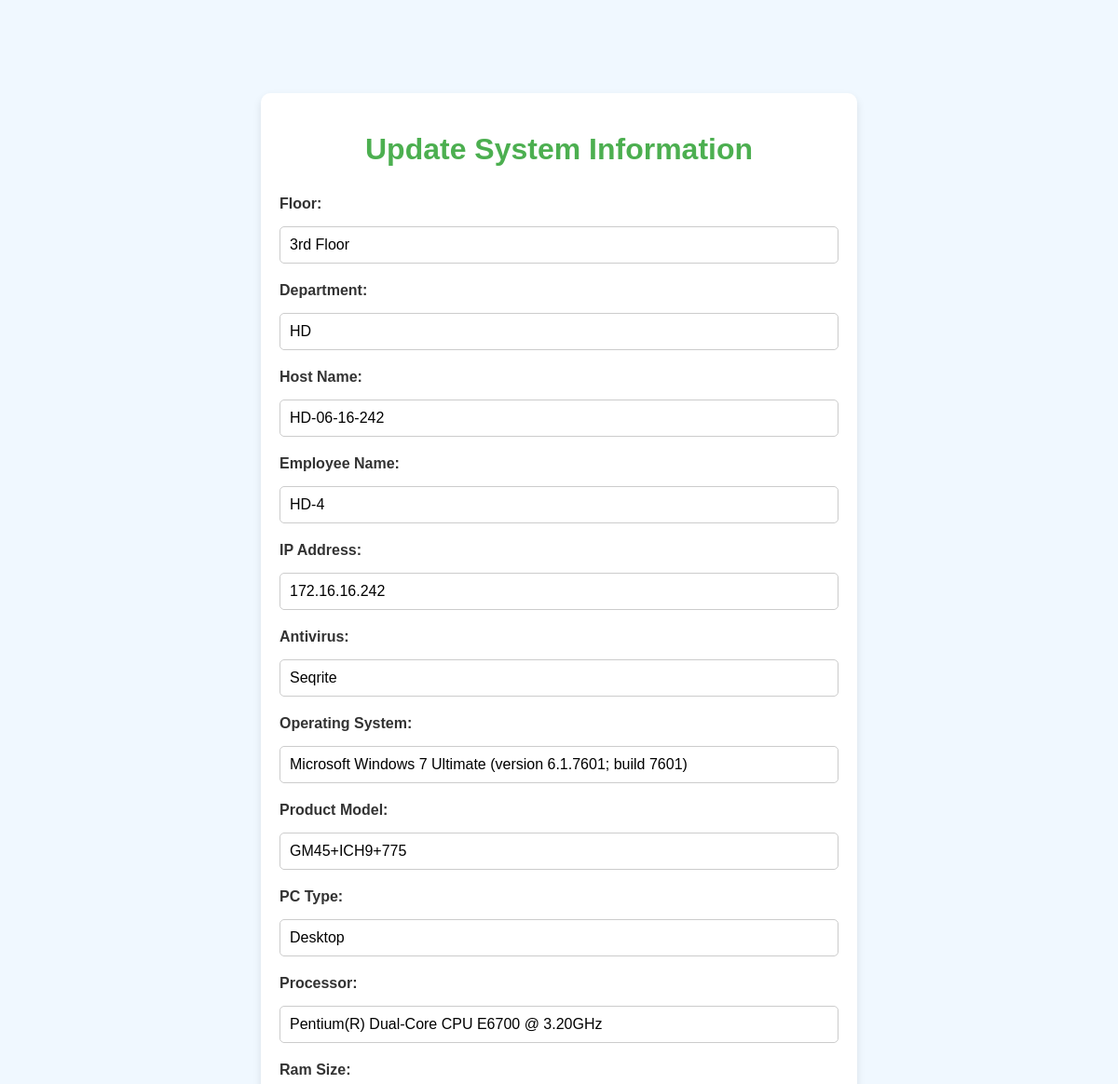
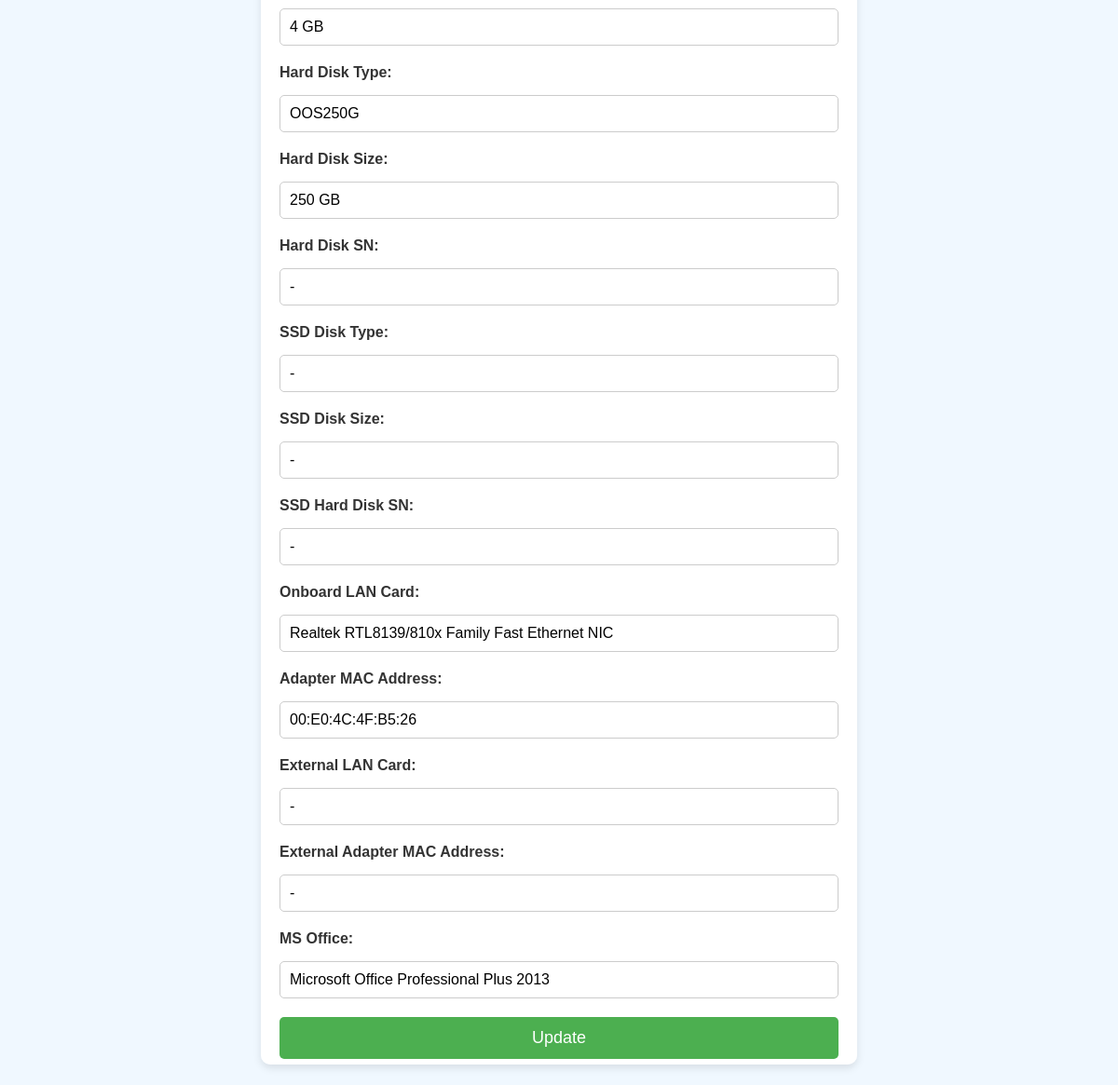
/update_system/4 (signed in), run on the app's committed database (2 pictures, top to bottom).
### app.py (models this page shows)
class Inventory(db.Model):
    id = db.Column(db.Integer, primary_key=True)
    floor = db.Column(db.String(50))
    department = db.Column(db.String(100))
    host_name = db.Column(db.String(100))
    employee_name = db.Column(db.String(100))
    ip_address = db.Column(db.String(50))
    antivirus = db.Column(db.String(50))
    operating_system = db.Column(db.String(100))
    product_model = db.Column(db.String(100))
    pc_type = db.Column(db.String(50))
    processor = db.Column(db.String(100))
    ram_size = db.Column(db.String(50))
    hard_disk_type = db.Column(db.String(50))
    hard_disk_size = db.Column(db.String(50))
    hard_disk_sn = db.Column(db.String(100))
    ssd_disk_type = db.Column(db.String(50))
    ssd_disk_size = db.Column(db.String(50))
    ssd_hard_disk_sn = db.Column(db.String(100))
    on_board_lan_card = db.Column(db.String(50))
    adapter_mac_address = db.Column(db.String(100))
    external_lan_card = db.Column(db.String(50))
    external_adapter_mac_address = db.Column(db.String(100))
    ms_office = db.Column(db.String(50))

### app.py (the view)
@app.route('/update_system/<int:id>', methods=['GET', 'POST'])
def update_system(id):
    if 'user' not in session:
        return redirect(url_for('login'))
    inventory = Inventory.query.get_or_404(id)
    if request.method == 'POST':
        for key, value in request.form.items():
            setattr(inventory, key, value)
        db.session.commit()
        flash('System updated successfully!', 'success')
        return redirect(url_for('system'))
    return render_template('update_system.html', inventory=inventory)

### Templates/update_system.html (shortened to what this page needs)
<!DOCTYPE html>
<html lang="en">
<head>
</head>
<body>
    <div class="form-container">
        <h1>Update System Information</h1>
        <form method="POST">
            <label for="floor">Floor:</label>
            <input type="text" id="floor" name="floor" value="{{ inventory.floor }}" required><br>
            <label for="department">Department:</label>
            <input type="text" id="department" name="department" value="{{ inventory.department }}" required><br>
            <label for="host_name">Host Name:</label>
            <input type="text" id="host_name" name="host_name" value="{{ inventory.host_name }}" required><br>
            <label for="employee_name">Employee Name:</label>
            <input type="text" id="employee_name" name="employee_name" value="{{ inventory.employee_name }}" required><br>
            <label for="ip_address">IP Address:</label>
            <input type="text" id="ip_address" name="ip_address" value="{{ inventory.ip_address }}" required><br>
            <label for="antivirus">Antivirus:</label>
            <input type="text" id="antivirus" name="antivirus" value="{{ inventory.antivirus }}" required><br>
            <label for="operating_system">Operating System:</label>
            <input type="text" id="operating_system" name="operating_system" value="{{ inventory.operating_system }}" required><br>
            <label for="product_model">Product Model:</label>
            <input type="text" id="product_model" name="product_model" value="{{ inventory.product_model }}" required><br>
            <label for="pc_type">PC Type:</label>
            <input type="text" id="pc_type" name="pc_type" value="{{ inventory.pc_type }}" required><br>
            <label for="processor">Processor:</label>
            <input type="text" id="processor" name="processor" value="{{ inventory.processor }}" required><br>
            <label for="ram_size">Ram Size:</label>
            <input type="text" id="ram_size" name="ram_size" value="{{ inventory.ram_size }}" required><br>
            <label for="hard_disk_type">Hard Disk Type:</label>
            <input type="text" id="hard_disk_type" name="hard_disk_type" value="{{ inventory.hard_disk_type }}" required><br>
            <label for="hard_disk_size">Hard Disk Size:</label>
            <input type="text" id="hard_disk_size" name="hard_disk_size" value="{{ inventory.hard_disk_size }}" required><br>
            <label for="hard_disk_sn">Hard Disk SN:</label>
            <input type="text" id="hard_disk_sn" name="hard_disk_sn" value="{{ inventory.hard_disk_sn }}" required><br>
            <label for="ssd_disk_type">SSD Disk Type:</label>
            <input type="text" id="ssd_disk_type" name="ssd_disk_type" value="{{ inventory.ssd_disk_type }}" required><br>
            <label for="ssd_disk_size">SSD Disk Size:</label>
            <input type="text" id="ssd_disk_size" name="ssd_disk_size" value="{{ inventory.ssd_disk_size }}" required><br>
            <label for="ssd_hard_disk_sn">SSD Hard Disk SN:</label>
            <input type="text" id="ssd_hard_disk_sn" name="ssd_hard_disk_sn" value="{{ inventory.ssd_hard_disk_sn }}" required><br>
            <label for="on_board_lan_card">Onboard LAN Card:</label>
            <input type="text" id="on_board_lan_card" name="on_board_lan_card" value="{{ inventory.on_board_lan_card }}" required><br>
            <label for="adapter_mac_address">Adapter MAC Address:</label>
            <input type="text" id="adapter_mac_address" name="adapter_mac_address" value="{{ inventory.adapter_mac_address }}" required><br>
            <label for="external_lan_card">External LAN Card:</label>
            <input type="text" id="external_lan_card" name="external_lan_card" value="{{ inventory.external_lan_card }}" required><br>
            <label for="external_adapter_mac_address">External Adapter MAC Address:</label>
            <input type="text" id="external_adapter_mac_address" name="external_adapter_mac_address" value="{{ inventory.external_adapter_mac_address }}" required><br>
            <label for="ms_office">MS Office:</label>
            <input type="text" id="ms_office" name="ms_office" value="{{ inventory.ms_office }}" required><br>
            <input type="submit" value="Update">
        </form>
    </div>
</body>
</html>

### Templates/update_system.html (style rules this page uses)
body { font-family: Arial, sans-serif; background-color: #f0f8ff; color: #333; margin: 0; padding: 0; display: flex; justify-content: center; align-items: center; height: 100vh; overflow: hidden; }
.form-container { background-color: #ffffff; padding: 20px; border-radius: 10px; box-shadow: 0 4px 8px rgba(0, 0, 0, 0.1); width: 50%; max-height: 90vh; overflow-y: auto; }
h1 { text-align: center; color: #4CAF50; }
label { font-size: 16px; font-weight: bold; margin: 10px 0 5px; display: inline-block; }
input[type="text"] { width: 100%; padding: 10px; margin: 10px 0; border: 1px solid #ccc; border-radius: 5px; font-size: 16px; box-sizing: border-box; }
input[type="submit"] { background-color: #4CAF50; color: white; border: none; padding: 12px 20px; border-radius: 5px; font-size: 18px; cursor: pointer; width: 100%; margin-top: 10px; }

### data on the page
Inventory: floor "3rd Floor", department "HD", host_name "HD-06-16-242", employee_name "HD-4", ip_address "172.16.16.242", antivirus "Seqrite", operating_system "Microsoft Windows 7 Ultimate (version 6.1.7601; build 7601)", product_model "GM45+ICH9+775", pc_type "Desktop", processor "Pentium(R) Dual-Core CPU E6700 @ 3.20GHz", ram_size "4 GB", hard_disk_type "OOS250G", hard_disk_size "250 GB", hard_disk_sn "-", ssd_disk_type "-", ssd_disk_size "-", ssd_hard_disk_sn "-", on_board_lan_card "Realtek RTL8139/810x Family Fast Ethernet NIC", adapter_mac_address "00:E0:4C:4F:B5:26", external_lan_card "-", external_adapter_mac_address "-", ms_office "Microsoft Office Professional Plus 2013"
